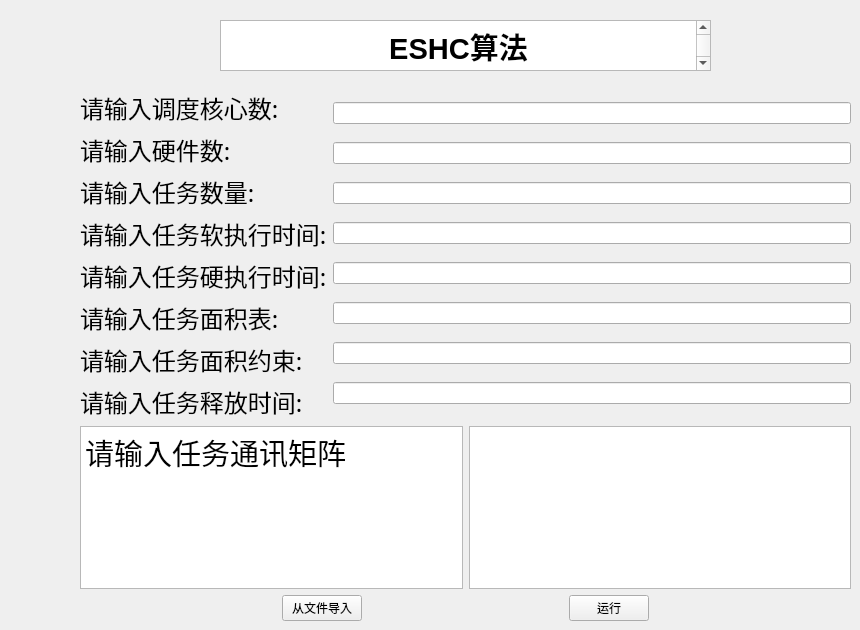
    <widget class="QWidget" name="page_8">
     <widget class="QWidget" name="layoutWidget_9">
      <property name="geometry">
       <rect>
        <x>80</x>
        <y>90</y>
        <width>771</width>
        <height>531</height>
       </rect>
      </property>
      <layout class="QVBoxLayout" name="verticalLayout_26">
       <item>
        <layout class="QHBoxLayout" name="horizontalLayout_44">
         <item>
          <layout class="QVBoxLayout" name="verticalLayout_27">
           <item>
            <widget class="QLabel" name="label_66">
             <property name="font">
              <font>
               <family>黑体</family>
               <pointsize>18</pointsize>
              </font>
             </property>
             <property name="text">
              <string>请输入调度核心数:</string>
             </property>
            </widget>
           </item>
           <item>
            <widget class="QLabel" name="label_67">
             <property name="font">
              <font>
               <family>黑体</family>
               <pointsize>18</pointsize>
              </font>
             </property>
             <property name="text">
              <string>请输入硬件数:</string>
             </property>
            </widget>
           </item>
           <item>
            <widget class="QLabel" name="label_68">
             <property name="font">
              <font>
               <family>黑体</family>
               <pointsize>18</pointsize>
              </font>
             </property>
             <property name="text">
              <string>请输入任务数量:</string>
             </property>
            </widget>
           </item>
           <item>
            <widget class="QLabel" name="label_69">
             <property name="font">
              <font>
               <family>黑体</family>
               <pointsize>18</pointsize>
              </font>
             </property>
             <property name="text">
              <string>请输入任务软执行时间:</string>
             </property>
            </widget>
           </item>
           <item>
            <widget class="QLabel" name="label_70">
             <property name="font">
              <font>
               <family>黑体</family>
               <pointsize>18</pointsize>
              </font>
             </property>
             <property name="text">
              <string>请输入任务硬执行时间:</string>
             </property>
            </widget>
           </item>
           <item>
            <widget class="QLabel" name="label_71">
             <property name="font">
              <font>
               <family>黑体</family>
               <pointsize>18</pointsize>
              </font>
             </property>
             <property name="text">
              <string>请输入任务面积表:</string>
             </property>
            </widget>
           </item>
           <item>
            <widget class="QLabel" name="label_72">
             <property name="font">
              <font>
               <family>黑体</family>
               <pointsize>18</pointsize>
              </font>
             </property>
             <property name="text">
              <string>请输入任务面积约束:</string>
             </property>
            </widget>
           </item>
           <item>
            <widget class="QLabel" name="label_73">
             <property name="font">
              <font>
               <family>黑体</family>
               <pointsize>18</pointsize>
              </font>
             </property>
             <property name="text">
              <string>请输入任务释放时间:</string>
             </property>
            </widget>
           </item>
          </layout>
         </item>
         <item>
          <layout class="QVBoxLayout" name="verticalLayout_28">
           <item>
            <widget class="QLineEdit" name="lineEdit_63"/>
           </item>
           <item>
            <widget class="QLineEdit" name="lineEdit_64"/>
           </item>
           <item>
            <widget class="QLineEdit" name="lineEdit_65"/>
           </item>
           <item>
            <widget class="QLineEdit" name="lineEdit_66"/>
           </item>
           <item>
            <widget class="QLineEdit" name="lineEdit_67"/>
           </item>
           <item>
            <widget class="QLineEdit" name="lineEdit_68"/>
           </item>
           <item>
            <widget class="QLineEdit" name="lineEdit_69"/>
           </item>
           <item>
            <widget class="QLineEdit" name="lineEdit_70"/>
           </item>
          </layout>
         </item>
        </layout>
       </item>
       <item>
        <layout class="QHBoxLayout" name="horizontalLayout_45">
         <item>
          <widget class="QTextBrowser" name="textBrowser_25">
           <property name="autoFillBackground">
            <bool>true</bool>
           </property>
           <property name="styleSheet">
            <string notr="true"> pal.setColor(QPalette::Base, QColor(240,240,240));</string>
           </property>
           <property name="html">
            <string>&lt;!DOCTYPE HTML PUBLIC &quot;-//W3C//DTD HTML 4.0//EN&quot; &quot;http://www.w3.org/TR/REC-html40/strict.dtd&quot;&gt;
&lt;html&gt;&lt;head&gt;&lt;meta name=&quot;qrichtext&quot; content=&quot;1&quot; /&gt;&lt;meta charset=&quot;utf-8&quot; /&gt;&lt;style type=&quot;text/css&quot;&gt;
p, li { white-space: pre-wrap; }
hr { height: 1px; border-width: 0; }
li.unchecked::marker { content: &quot;\2610&quot;; }
li.checked::marker { content: &quot;\2612&quot;; }
&lt;/style&gt;&lt;/head&gt;&lt;body style=&quot; font-family:'Microsoft YaHei UI'; font-size:9pt; font-weight:400; font-style:normal;&quot;&gt;
&lt;p style=&quot; margin-top:0px; margin-bottom:0px; margin-left:0px; margin-right:0px; -qt-block-indent:0; text-indent:0px;&quot;&gt;&lt;span style=&quot; font-size:22pt;&quot;&gt;请输入任务通讯矩阵&lt;/span&gt;&lt;/p&gt;&lt;/body&gt;&lt;/html&gt;</string>
           </property>
          </widget>
         </item>
         <item>
          <widget class="QPlainTextEdit" name="plainTextEdit_12"/>
         </item>
        </layout>
       </item>
       <item>
        <layout class="QHBoxLayout" name="horizontalLayout_46">
         <item>
          <spacer name="horizontalSpacer_30">
           <property name="orientation">
            <enum>Qt::Horizontal</enum>
           </property>
           <property name="sizeHint" stdset="0">
            <size>
             <width>40</width>
             <height>20</height>
            </size>
           </property>
          </spacer>
         </item>
         <item>
          <widget class="QPushButton" name="pushButton_24">
           <property name="text">
            <string>从文件导入</string>
           </property>
          </widget>
         </item>
         <item>
          <spacer name="horizontalSpacer_31">
           <property name="orientation">
            <enum>Qt::Horizontal</enum>
           </property>
           <property name="sizeHint" stdset="0">
            <size>
             <width>40</width>
             <height>20</height>
            </size>
           </property>
          </spacer>
         </item>
         <item>
          <widget class="QPushButton" name="pushButton_25">
           <property name="text">
            <string>运行</string>
           </property>
          </widget>
         </item>
         <item>
          <spacer name="horizontalSpacer_32">
           <property name="orientation">
            <enum>Qt::Horizontal</enum>
           </property>
           <property name="sizeHint" stdset="0">
            <size>
             <width>40</width>
             <height>20</height>
            </size>
           </property>
          </spacer>
         </item>
        </layout>
       </item>
      </layout>
     </widget>
     <widget class="QTextBrowser" name="textBrowser_26">
      <property name="geometry">
       <rect>
        <x>220</x>
        <y>20</y>
        <width>491</width>
        <height>51</height>
       </rect>
      </property>
      <property name="styleSheet">
       <string notr="true"> pal.setColor(QPalette::Base, QColor(240,240,240));</string>
      </property>
      <property name="html">
       <string>&lt;!DOCTYPE HTML PUBLIC &quot;-//W3C//DTD HTML 4.0//EN&quot; &quot;http://www.w3.org/TR/REC-html40/strict.dtd&quot;&gt;
&lt;html&gt;&lt;head&gt;&lt;meta name=&quot;qrichtext&quot; content=&quot;1&quot; /&gt;&lt;meta charset=&quot;utf-8&quot; /&gt;&lt;style type=&quot;text/css&quot;&gt;
p, li { white-space: pre-wrap; }
hr { height: 1px; border-width: 0; }
li.unchecked::marker { content: &quot;\2610&quot;; }
li.checked::marker { content: &quot;\2612&quot;; }
&lt;/style&gt;&lt;/head&gt;&lt;body style=&quot; font-family:'Microsoft YaHei UI'; font-size:9pt; font-weight:400; font-style:normal;&quot;&gt;
&lt;p align=&quot;center&quot; style=&quot; margin-top:0px; margin-bottom:0px; margin-left:0px; margin-right:0px; -qt-block-indent:0; text-indent:0px;&quot;&gt;&lt;span style=&quot; font-size:22pt; font-weight:700;&quot;&gt;ESHC算法&lt;/span&gt;&lt;/p&gt;&lt;/body&gt;&lt;/html&gt;</string>
      </property>
     </widget>
    </widget>
